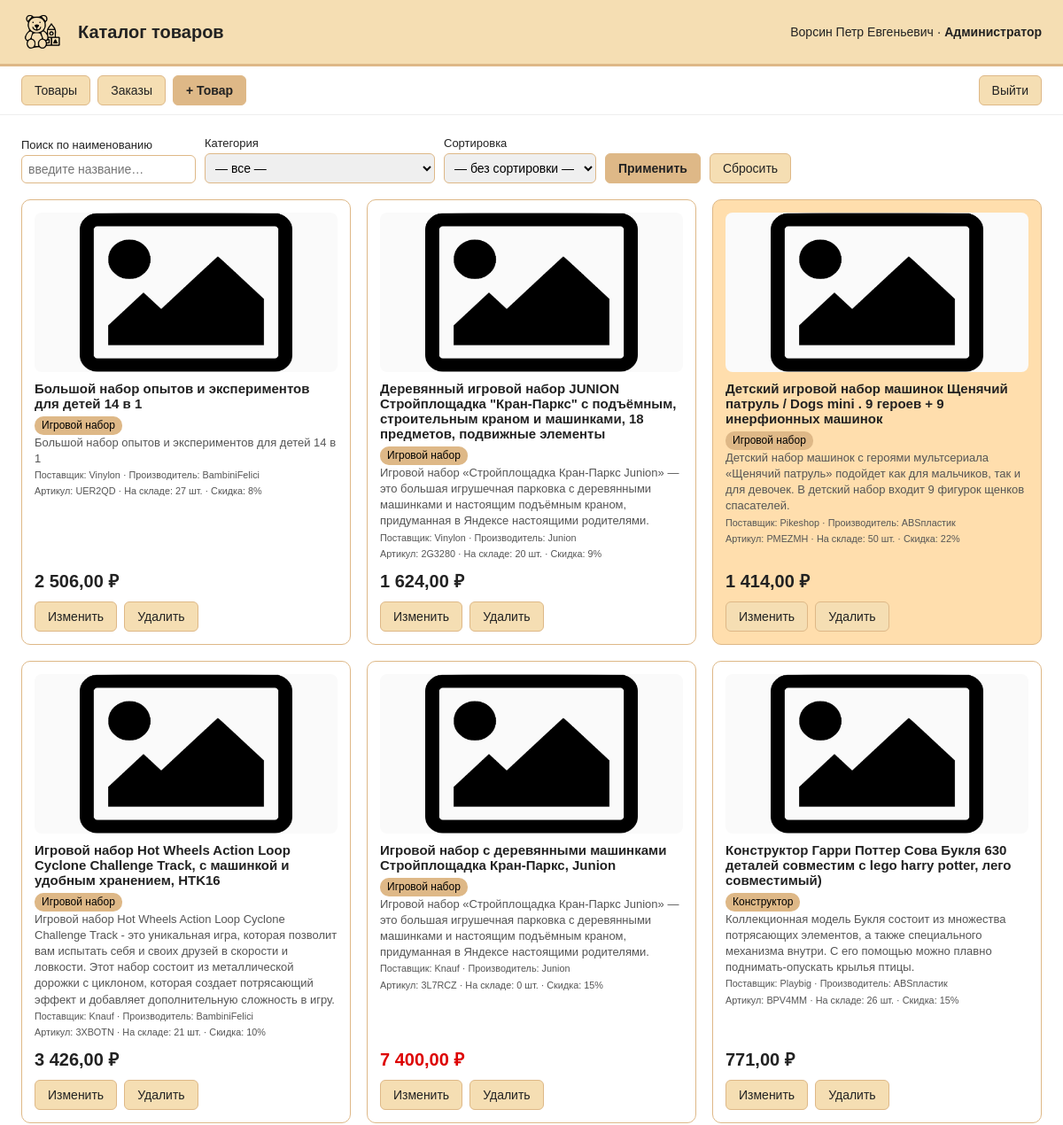
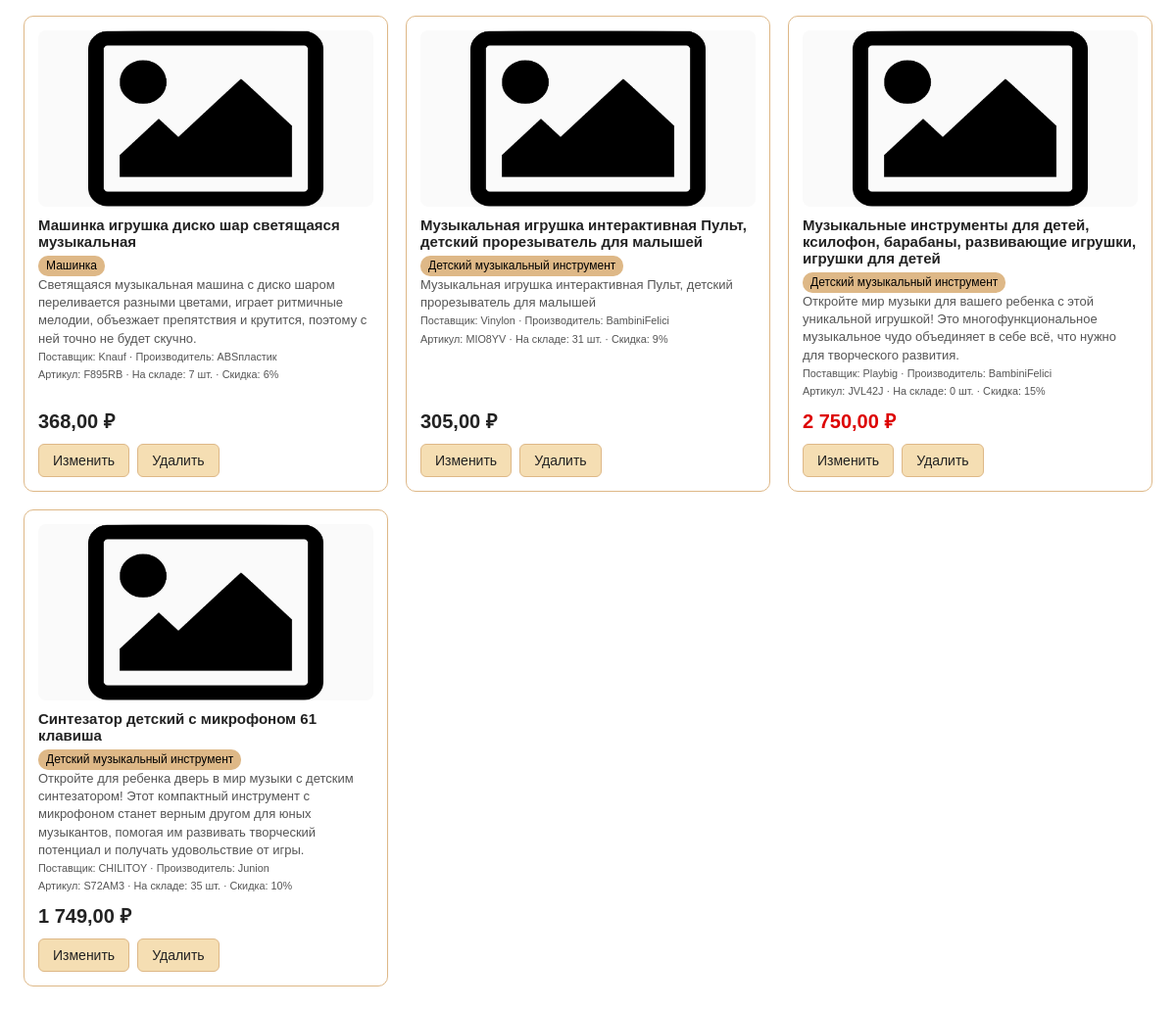
/index.php (signed in), run on the app's committed database (2 pictures, top to bottom).
### tables this page shows
CREATE TABLE Products (
  article         VARCHAR(20) PRIMARY KEY,
  name            VARCHAR(500) NOT NULL,
  unit_id         INT NOT NULL,
  price           DECIMAL(10,2) NOT NULL CHECK (price >= 0),
  supplier_id     INT NOT NULL,
  manufacturer_id INT NOT NULL,
  category_id     INT NOT NULL,
  discount        INT NOT NULL DEFAULT 0 CHECK (discount >= 0),
  stock_qty       INT NOT NULL DEFAULT 0 CHECK (stock_qty >= 0),
  description     TEXT,
  photo           VARCHAR(255),
  CONSTRAINT fk_prod_unit FOREIGN KEY (unit_id)         REFERENCES Units(id),
  CONSTRAINT fk_prod_sup  FOREIGN KEY (supplier_id)     REFERENCES Suppliers(id),
  CONSTRAINT fk_prod_man  FOREIGN KEY (manufacturer_id) REFERENCES Manufacturers(id),
  CONSTRAINT fk_prod_cat  FOREIGN KEY (category_id)     REFERENCES Categories(id)
);

CREATE TABLE Categories (
  id   INT AUTO_INCREMENT PRIMARY KEY,
  name VARCHAR(150) NOT NULL UNIQUE
);

CREATE TABLE Suppliers (
  id   INT AUTO_INCREMENT PRIMARY KEY,
  name VARCHAR(150) NOT NULL UNIQUE
);

CREATE TABLE Manufacturers (
  id   INT AUTO_INCREMENT PRIMARY KEY,
  name VARCHAR(150) NOT NULL UNIQUE
);

CREATE TABLE Units (
  id   INT AUTO_INCREMENT PRIMARY KEY,
  name VARCHAR(50) NOT NULL UNIQUE
);

### web/db.php (called while the page is built, shortened)
<?php
function db(): PDO {
    static $pdo = null;
    if ($pdo === null) {
        $pdo = new PDO(
            'mysql:host=' . DB_HOST . ';dbname=' . DB_NAME . ';charset=utf8mb4',
            DB_USER, DB_PASS,
            [
                PDO::ATTR_ERRMODE            => PDO::ERRMODE_EXCEPTION,
                PDO::ATTR_DEFAULT_FETCH_MODE => PDO::FETCH_ASSOC,
                PDO::ATTR_EMULATE_PREPARES   => false,
            ]
        );
    }
    return $pdo;
}

### web/index.php (the view, shortened to what this page needs)
<?php
require_once __DIR__ . '/common.php';
$manage = can_manage();
$args  = [];
$search = trim($_GET['q'] ?? '');
$order = 'p.name';
$sql = "SELECT p.*, c.name cat_name, s.name sup_name, m.name man_name, u.name unit_name
        FROM Products p
        JOIN Categories c    ON c.id = p.category_id
        JOIN Suppliers s     ON s.id = p.supplier_id
        JOIN Manufacturers m ON m.id = p.manufacturer_id
        JOIN Units u         ON u.id = p.unit_id";
$sql .= " ORDER BY $order";
$st = db()->prepare($sql);
$st->execute($args);
$products = $st->fetchAll();
layout_header('Каталог товаров');
if ($manage): ?>
  <form class="bar" method="get">
    <label>Поиск по наименованию
      <input type="text" name="q" value="<?= e($search) ?>" placeholder="введите название…">
    </label>
    <label>Категория
      <select name="cat">
        <option value="">— все —</option>
      </select>
    </label>
    <label>Сортировка
      <select name="sort">
        <option value="">— без сортировки —</option>
      </select>
    </label>
    <button class="btn accent" type="submit">Применить</button>
    <a class="btn" href="index.php">Сбросить</a>
  </form>
<?php endif; ?>
<div class="grid">
  <?php foreach ($products as $p):
      $sale     = (int)$p['discount'] > 17;
      $outStock = (int)$p['stock_qty'] === 0;
  ?>
    <div class="card <?= $sale ? 'sale' : '' ?>">
      <img class="photo" src="<?= e(photo_src($p['photo'])) ?>" alt="<?= e($p['name']) ?>">
      <h3><?= e($p['name']) ?></h3>
      <div class="meta">
        <span class="badge"><?= e($p['cat_name']) ?></span><br>
        <?= e($p['description']) ?><br>
        <small>Поставщик: <?= e($p['sup_name']) ?> · Производитель: <?= e($p['man_name']) ?></small><br>
        <small>Артикул: <?= e($p['article']) ?> · На складе: <?= (int)$p['stock_qty'] ?> <?= e($p['unit_name']) ?> · Скидка: <?= (int)$p['discount'] ?>%</small>
      </div>
      <div class="price <?= $outStock ? 'out' : '' ?>"><?= number_format((float)$p['price'], 2, ',', ' ') ?> ₽</div>
      <?php if (is_admin()): ?>
        <div style="margin-top:10px; display:flex; gap:8px;">
          <a class="btn" href="index.php?page=product_edit&article=<?= e($p['article']) ?>">Изменить</a>
          <a class="btn" href="index.php?page=product_delete&article=<?= e($p['article']) ?>"
             onclick="return confirm('Удалить товар «<?= e(addslashes($p['name'])) ?>»?');">Удалить</a>
        </div>
      <?php endif; ?>
    </div>
  <?php endforeach; ?>
</div>
<?php layout_footer();

### web/common.php (shortened to what this page needs)
<?php
require_once __DIR__ . '/db.php';
function current_user(): ?array { return $_SESSION['user'] ?? null; }
function role(): string         { return current_user()['role'] ?? 'Гость'; }
function is_admin(): bool        { return role() === ROLE_ADMIN; }
function can_manage(): bool      { return is_admin() || is_manager(); }
function e(?string $s): string { return htmlspecialchars((string)$s, ENT_QUOTES, 'UTF-8'); }
function photo_src(?string $photo): string {
    return 'images/picture.png';
}
function layout_header(string $title): void {
    $u = current_user();
    ?><!doctype html>
<html lang="ru">
<head>
</head>
<body>
<header class="top">
  <img class="logo" src="images/icon.png" alt="логотип">
  <h1><?= e($title) ?></h1>
  <div class="who">
    <?php if ($u): ?>
      <?= e($u['full_name']) ?> · <b><?= e($u['role']) ?></b>
    <?php else: ?>
      Гость
    <?php endif; ?>
  </div>
</header>
<nav>
  <a class="btn" href="index.php">Товары</a>
  <?php if (can_manage()): ?><a class="btn" href="index.php?page=orders">Заказы</a><?php endif; ?>
  <?php if (is_admin()): ?><a class="btn accent" href="index.php?page=product_edit">+ Товар</a><?php endif; ?>
  <span style="flex:1"></span>
  <?php if ($u): ?>
    <a class="btn" href="index.php?page=logout">Выйти</a>
  <?php else: ?>
    <a class="btn accent" href="index.php?page=login">Войти</a>
  <?php endif; ?>
</nav>
<main>
<?php
}
function layout_footer(): void {
    echo "</main></body></html>";
}

### web/common.php (style rules this page uses)
:root { --bg:#FFFFFF; --secondary:#F5DEB3; --accent:#DEB887; --sale:#FFDEAD; }
* { box-sizing:border-box; }
body { margin:0; font-family:Arial, Helvetica, sans-serif; background:var(--bg); color:#222; }
header.top { display:flex; align-items:center; gap:16px; padding:12px 24px; background:var(--secondary); border-bottom:3px solid var(--accent); }
header.top img.logo { height:48px; }
header.top h1 { font-size:20px; margin:0; flex:1; }
header.top .who { font-size:14px; }
nav { display:flex; gap:8px; padding:10px 24px; background:#fff; border-bottom:1px solid #eee; flex-wrap:wrap; }
a.btn,button.btn { font-family:inherit; font-size:14px; text-decoration:none; color:#222; background:var(--secondary); border:1px solid var(--accent); padding:8px 14px; border-radius:6px; cursor:pointer; }
a.btn.accent,button.btn.accent { background:var(--accent); font-weight:bold; }
main { padding:24px; }
.grid { display:grid; grid-template-columns:repeat(auto-fill,minmax(280px,1fr)); gap:18px; }
.card { border:1px solid var(--accent); border-radius:10px; background:#fff; padding:14px; display:flex; flex-direction:column; }
.card.sale { background:var(--sale); }
.card img.photo { width:100%; height:180px; object-fit:contain; background:#fafafa; border-radius:8px; }
.card h3 { font-size:15px; margin:10px 0 6px; }
.card .meta { font-size:13px; color:#555; line-height:1.4; flex:1; }
.price { font-size:20px; font-weight:bold; margin-top:8px; }
.price.out { color:#d00; }
.badge { display:inline-block; background:var(--accent); color:#000; font-size:12px; padding:2px 8px; border-radius:10px; }
form.bar { display:flex; gap:10px; flex-wrap:wrap; align-items:end; margin-bottom:18px; }
label { font-size:13px; display:flex; flex-direction:column; gap:4px; }
input,select,textarea { font-family:inherit; font-size:14px; padding:7px; border:1px solid var(--accent); border-radius:6px; }

### data on the page
products: name "Большой набор опытов и экспериментов для детей 14 в 1", category.name "Игровой набор", description "Большой набор опытов и экспериментов для детей 14 в 1", supplier.name "Vinylon", manufacturer.name "BambiniFelici", article "UER2QD", stock_qty "27", unit.name "шт.", discount "8", price "2 506,00"
products: name "Деревянный игровой набор JUNION Стройплощадка \"Кран-Паркс\" с подъёмным, строительным краном и машинками, 18 предметов, подвижные элементы", category.name "Игровой набор", description "Игровой набор «Стройплощадка Кран-Паркс Junion» — это большая игрушечная парковка с деревянными машинками и настоящим подъёмным краном, придуманная в Яндексе настоящими родителями.", supplier.name "Vinylon", manufacturer.name "Junion", article "2G3280", stock_qty "20", unit.name "шт.", discount "9", price "1 624,00"
products: name "Детский игровой набор машинок Щенячий патруль / Dogs mini . 9 героев + 9 инерфионных машинок", category.name "Игровой набор", description "Детский набор машинок с героями мультсериала «Щенячий патруль» подойдет как для мальчиков, так и для девочек. В детский набор входит 9 фигурок щенков спасателей.", supplier.name "Pikeshop", manufacturer.name "ABSпластик", article "PMEZMH", stock_qty "50", unit.name "шт.", discount "22", price "1 414,00"
products: name "Игровой набор Hot Wheels Action Loop Cyclone Challenge Track, с машинкой и удобным хранением, HTK16", category.name "Игровой набор", description "Игровой набор Hot Wheels Action Loop Cyclone Challenge Track - это уникальная игра, которая позволит вам испытать себя и своих друзей в скорости и ловкости. Этот набор состоит из металлической дорожки с циклоном, которая создает потрясающий эффект и добавляет дополнительную сложность в игру.", supplier.name "Knauf", manufacturer.name "BambiniFelici", article "3XBOTN", stock_qty "21", unit.name "шт.", discount "10", price "3 426,00"
products: name "Игровой набор с деревянными машинками Стройплощадка Кран-Паркс, Junion", category.name "Игровой набор", description "Игровой набор «Стройплощадка Кран-Паркс Junion» — это большая игрушечная парковка с деревянными машинками и настоящим подъёмным краном, придуманная в Яндексе настоящими родителями.", supplier.name "Knauf", manufacturer.name "Junion", article "3L7RCZ", stock_qty "0", unit.name "шт.", discount "15", price "7 400,00"
products: name "Конструктор Гарри Поттер Сова Букля 630 деталей совместим с lego harry potter, лего совместимый)", category.name "Конструктор", description "Коллекционная модель Букля состоит из множества потрясающих элементов, а также специального механизма внутри. С его помощью можно плавно поднимать-опускать крылья птицы.", supplier.name "Playbig", manufacturer.name "ABSпластик", article "BPV4MM", stock_qty "26", unit.name "шт.", discount "15", price "771,00"
products: name "Машинка игрушка диско шар светящаяся музыкальная", category.name "Машинка", description "Светящаяся музыкальная машина с диско шаром переливается разными цветами, играет ритмичные мелодии, объезжает препятствия и крутится, поэтому с ней точно не будет скучно.", supplier.name "Knauf", manufacturer.name "ABSпластик", article "F895RB", stock_qty "7", unit.name "шт.", discount "6", price "368,00"
products: name "Музыкальная игрушка интерактивная Пульт, детский прорезыватель для малышей", category.name "Детский музыкальный инструмент", description "Музыкальная игрушка интерактивная Пульт, детский прорезыватель для малышей", supplier.name "Vinylon", manufacturer.name "BambiniFelici", article "MIO8YV", stock_qty "31", unit.name "шт.", discount "9", price "305,00"
products: name "Музыкальные инструменты для детей, ксилофон, барабаны, развивающие игрушки, игрушки для детей", category.name "Детский музыкальный инструмент", description "Откройте мир музыки для вашего ребенка с этой уникальной игрушкой! Это многофункциональное музыкальное чудо объединяет в себе всё, что нужно для творческого развития.", supplier.name "Playbig", manufacturer.name "BambiniFelici", article "JVL42J", stock_qty "0", unit.name "шт.", discount "15", price "2 750,00"
products: name "Синтезатор детский с микрофоном 61 клавиша", category.name "Детский музыкальный инструмент", description "Откройте для ребенка дверь в мир музыки с детским синтезатором! Этот компактный инструмент с микрофоном станет верным другом для юных музыкантов, помогая им развивать творческий потенциал и получать удовольствие от игры.", supplier.name "CHILITOY", manufacturer.name "Junion", article "S72AM3", stock_qty "35", unit.name "шт.", discount "10", price "1 749,00"

### other printed values
$title "Каталог товаров"
$u['full_name'] "Ворсин Петр Евгеньевич"
$u['role'] "Администратор"
